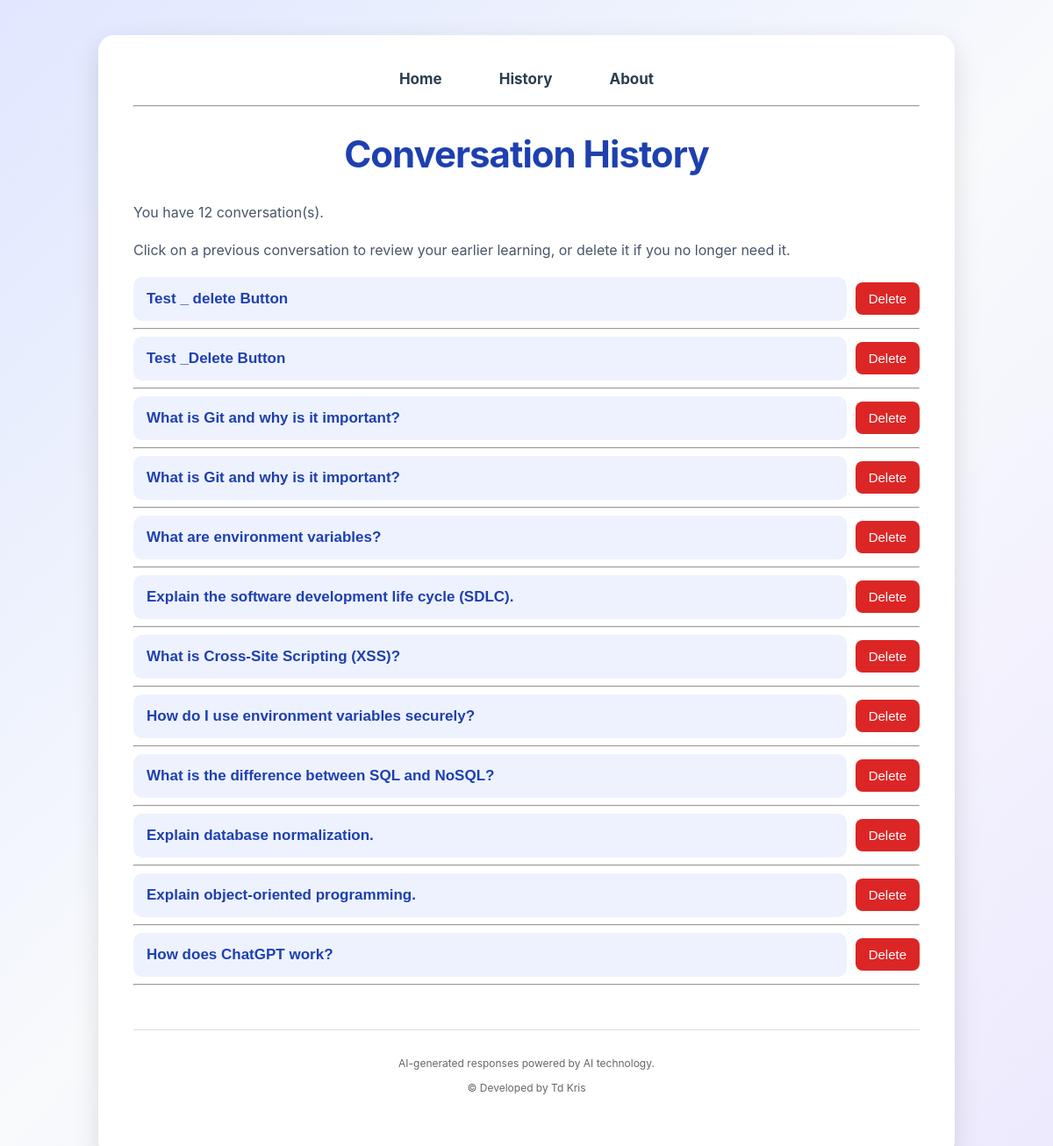
The app's page /history with its own data.
### tables this page shows
CREATE TABLE conversations(
            id INTEGER PRIMARY KEY AUTOINCREMENT,
            question TEXT,
            answer TEXT,
            created_at TIMESTAMP DEFAULT CURRENT_TIMESTAMP
        );

### app/main.py (the view)
@app.get("/history", response_class=HTMLResponse)
async def history(request: Request):
    conversations = get_all_conversations()
    return templates.TemplateResponse(
        request=request,
        name="history.html",
        context={
            "request": request,
            "conversations": conversations
        }
    )

### app/templates/history.html (shortened to what this page needs)
<!DOCTYPE html>
<html>
<head>
    <link rel="stylesheet" href="/static/style.css">
</head>
<body>
<div class="container">
<nav>
    <a href="/">Home</a>
    <a href="/history">History</a>
    <a href="/about">About</a>
</nav>
<hr>
<h1>Conversation History</h1>
<p>You have {{ conversations|length }} conversation(s).</p>
<p>Click on a previous conversation to review your earlier learning, or delete it if you no longer need it.</p>
{% if conversations %}
{% for conversation in conversations %}
    <div class="history-menu">
    <div class="history-header">
    <button class="history-question" onclick="toggleanswer('{{ loop.index }}')">
    {{ conversation["question"] }}
    </button>
    <form method="post"
        action="/delete/{{ conversation['id'] }}"
        onsubmit="return confirm('Are you sure you want to delete this conversation?');">
        <button class="delete-button" type="submit">
         Delete
    </button>
    </form>
</div>
</div>
<hr>
{% endfor %}
{% else %}
<div class="no-history">
    <h3> No Conversation History </h3>
</div>
{% endif %}
    <footer>
    <p>
         AI-generated responses powered by AI technology.
    </p>
    <p>
        &copy;  Developed by Td Kris
    </p>
</footer>
</div>
</body>
</html>

### static/style.css (style rules this page uses)
body { font-family: "Inter", "Segoe UI", sans-serif; background: linear-gradient( 135deg, #e0e7ff, #f8fafc, #ede9fe ); margin: 0; padding: 40px; }
.container { width: 80%; max-width: 900px; margin: auto; background: white; padding: 40px; border-radius: 18px; box-shadow: 0 10px 30px rgba(0,0,0,0.12); }
nav { text-align: center; margin-bottom: 20px; display: flex; justify-content: center; align-items: center; gap: 25px; }
nav a { text-decoration: none; color: #2c3e50; font-weight: bold; margin: 0 20px; font-size: 17px; }
h1 { text-align: center; font-size: 42px; font-weight: 700; color: #1e40af; letter-spacing: -1px; }
p { color: #475569; line-height: 1.7; font-size: 16px; }
button { background:linear-gradient( 90deg, #2563eb, #7c3aed ); color: white; border: none; padding: 8px 16px; border-radius: 5px; font-size: 15px; cursor: pointer; transition: 0.3s; }
.history-question { width: 100%; text-align: left; background: #eef2ff; color: #1e40af; padding: 15px; border: none; border-radius: 10px; font-size: 17px; font-weight: 600; cursor: pointer; }
.history-header { display:flex; justify-content:space-between; align-items:center; gap:10px; }
.delete-button { background:#dc2626; color:white; padding:10px 15px; border-radius:8px; border:none; cursor:pointer; }
footer { text-align: center; margin-top: 50px; padding: 20px; border-top: 1px solid #ddd; }
footer p { margin: 8px 0; font-size: 12px; color: #666; }

### records on screen
conversations: question "Test _ delete Button"
conversations: question "Test _Delete Button"
conversations: question "What is Git and why is it important?"
conversations: question "What is Git and why is it important?"
conversations: question "What are environment variables?"
conversations: question "Explain the software development life cycle (SDLC)."
conversations: question "What is Cross-Site Scripting (XSS)?"
conversations: question "How do I use environment variables securely?"
conversations: question "What is the difference between SQL and NoSQL?"
conversations: question "Explain database normalization."
conversations: question "Explain object-oriented programming."
conversations: question "How does ChatGPT work?"

### other values on screen
{{ conversations|length }} "12"
